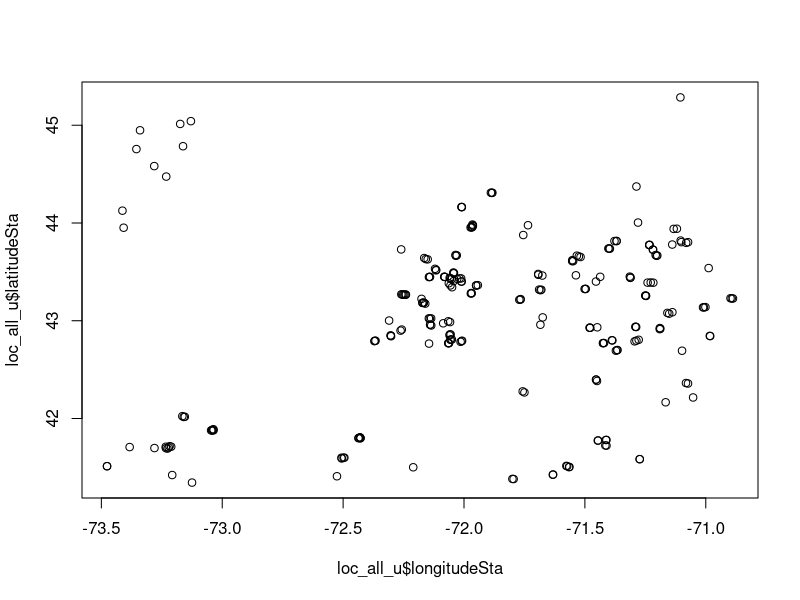

Write the R code that produced this figure.
library(dplyr)
dat15 <- read.csv("data/data_2015.csv")
ri15 <- read.csv("data/ri_field_2015.csv")
loc_all <- dat15 %>% 
  select(waterbodyID, waterbodyName, longitudeSta, latitudeSta,orgID,state)

loc_ri <- ri15 %>%
  select(waterbodyID, waterbodyName, longitudeSta, latitudeSta,orgID,state)
  
loc_all <- na.omit(rbind(loc_all,loc_ri))

loc_all_u <- unique(rbind(loc_all,loc_ri))

idx <- which(loc_all_u$longitudeSta > 0)
should_be_lat <- loc_all_u$longitudeSta[idx] 
should_be_long <-  loc_all_u$latitudeSta[idx]

loc_all_u$longitudeSta[idx] <- should_be_long 
loc_all_u$latitudeSta[idx] <- should_be_lat

idx <- which(loc_all_u$longitudeSta > 0)
loc_all_u$longitudeSta[idx] <- loc_all_u$longitudeSta[idx] * -1

plot(loc_all_u$longitudeSta,loc_all_u$latitudeSta)

write.csv(loc_all_u,"locations_2015.csv",row.names = F)
